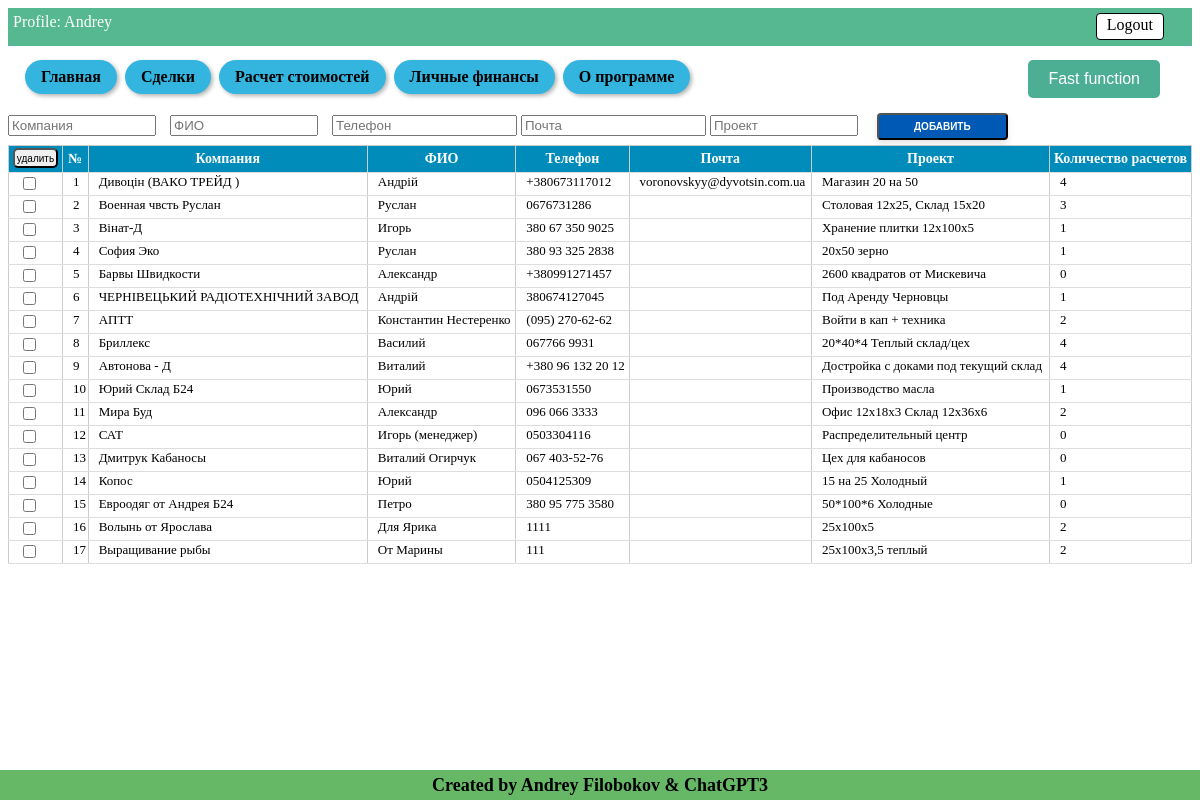
Page /leads (signed in) on the earlier database version.
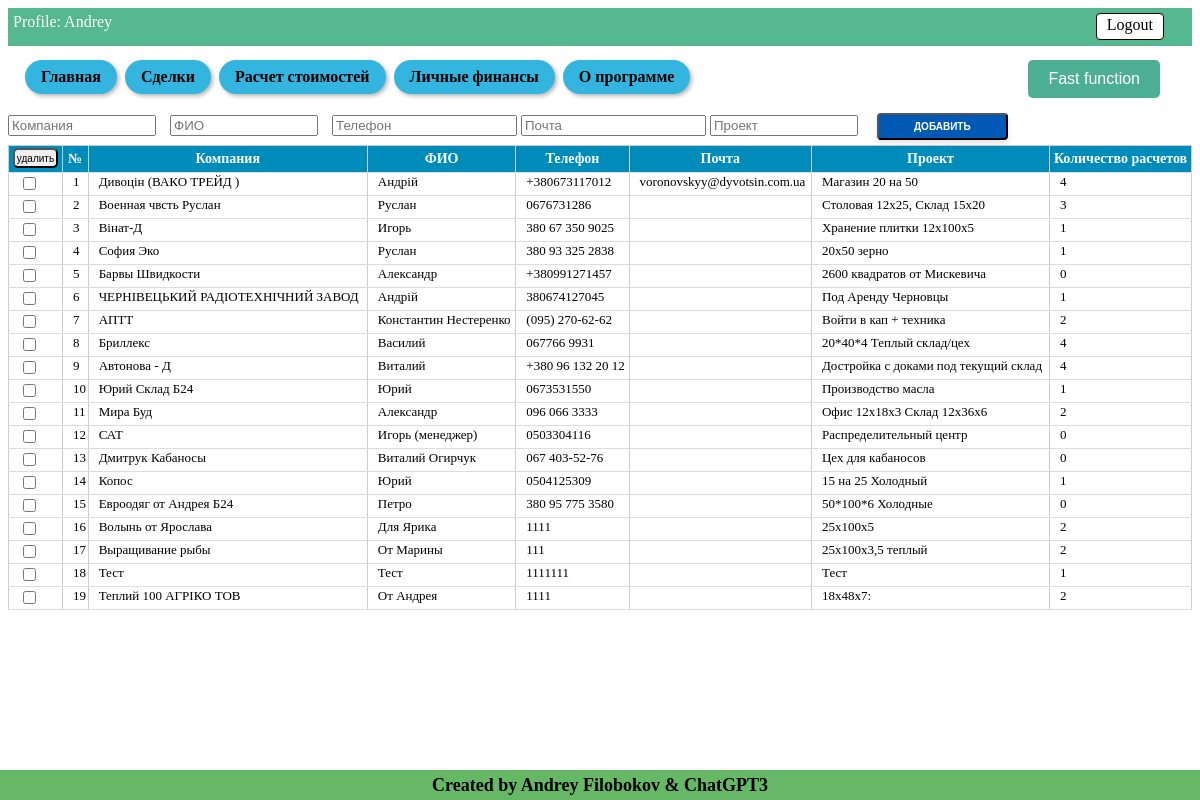
Same page on the later database version.
### tables this page shows
CREATE TABLE lead (id integer PRIMARY KEY AUTOINCREMENT, unique_ID TEXT, company text NOT NULL, name text NOT NULL, phone text NOT NULL, mail text NOT NULL, project text NOT NULL, amount_calc INTEGER DEFAULT (0), job_title text NOT NULL, price text NOT NULL, profit text NOT NULL, user_email TEXT, product TEXT, comments_history TEXT, event TEXT, Layout BLOB, Offers BLOB);

### Saleshelp.py (the view, shortened to what this page needs)
@app.route('/leads', methods=["POST", "GET"])
@login_required
def leads():
    dbase = FDataBase(get_db())
    get_new_lead = dbase.get_info_records('lead', current_user.get_user_email())
    get_new_lead = [ [row[column_name] for column_name in row.keys()] for row in get_new_lead]
    for lead in get_new_lead:
        amount_calc = dbase.get_amount_records('my_warehouse', 'lead_ID', lead[0])
        dbase.update_record("lead", 'id', lead[0], {'amount_calc': amount_calc})
        lead[7] = amount_calc
    return render_template('leads.html', title='My LEADS', menu=menu,
                           title_table_leads=title_table_leads,
                           get_new_lead=get_new_lead,
                           current_user=current_user.get_user_name(),
                           )

### Saleshelp.py (called while the page is built)
def connect_db():
    conn = sqlite3.connect(app.config['DATABASE'])
    conn.row_factory = sqlite3.Row
    return conn

def get_db():
    if not hasattr(g, 'link_db'):
        g.link_db = connect_db()
    return g.link_db

@login_manager.user_loader
def load_user(user_id):
    dbase = FDataBase(get_db())
    return UserLogin().fromDB(user_id, dbase)

### Utils/FDataBase.py (called while the page is built)
    def get_info_records(self, name_tabl, user_email, *args):
        query = ''
        if len(args) > 0:
            for column, value in args:
                query += f" AND {column} = '{value}' AND "
            query = query.rstrip(' AND')
        sql = f"SELECT * FROM {name_tabl} WHERE user_email = '{user_email}'{query}"
        try:
            self.__cur.execute(sql)
            res = self.__cur.fetchall()
            if res:
                return res
        except:
            print("Ошибка чтения из БД")
        return []

### Utils/UserLogin.py (called while the page is built)
    def fromDB(self, user_id, db):
        self.__user = db.get_user(user_id)
        return self

    def get_user_name(self):
        return str(self.__user['name'])

    def get_user_email(self):
        return str(self.__user['email'])

### templates/leads.html (shortened to what this page needs)
{% extends 'base.html' %}
{% block information %}
Profile: {{ current_user }} <a href="{{url_for('logout')}}" class="button-logout"> Logout </a>
{% endblock %}
{% block content %}
<form action="{{url_for('leads')}}" method="POST" id="add-leads-table" class="form-table-leads">
  <div class="input-leads">
    {% for l in title_table_leads[:5] %}
    <input type="{{ l.type }}" id="{{l.name}}" name="{{l.name}}" placeholder="{{l.placeholder}}"
          {% if l.name !='mail' %} required {% endif %}>
    {% endfor %}
    <input type="submit" name="button-add-lead" value="Добавить" />
  </div>
</form>
<form action="{{url_for('leads')}}" method="POST">
  <table id="my-table">
    <thead>
      <tr>
        <th class="button-delete-lead-th">
          <input type="submit" name="button-delete-lead" value="удалить" class="button-delete-lead">
        </th>
        <th>№</th>
        {% for title_col in title_table_leads %}
        <th>{{ title_col.placeholder }}</th>
        {% endfor %}
      </tr>
    </thead>
    <tbody class="table-result">
      {% for row in get_new_lead %}
      <tr>
        <td><input type="checkbox" name="check-lead" id="check-lead" value="{{ row[0] }}"></td>
        <td><a href="{{ url_for('show_info_lead', alias=row[2] ) }}">{{ get_new_lead.index(row)+1 }}</a></td>
        {% for cell in row[2:8] %}
        <td><a href="{{ url_for('show_info_lead', alias=row[2] ) }}">{{ cell }}</a></td>
        {% endfor %}
      </tr>
      {% endfor %}
    </tbody>
  </table>
</form>
{% endblock %}

Differences in the rows shown:
added lead: get_new_lead "18", company "Тест", name "Тест", phone "1111111", project "Тест", 8 "1"
added lead: get_new_lead "19", company "Теплий 100 АГРІКО ТОВ", name "От Андрея", phone "1111", project "18х48х7:", 8 "2"
